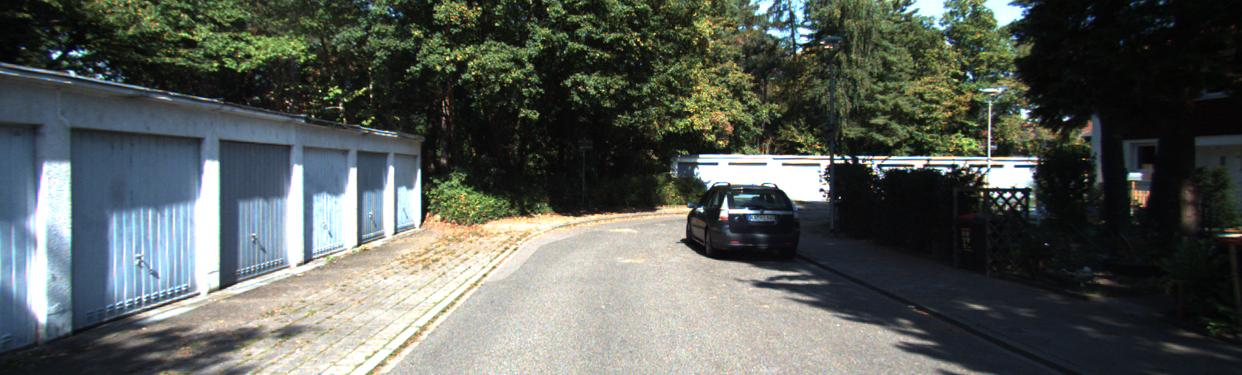
#> input picture A4/q2/A4_files/000020_left.jpg, 1242 x 375 px
$ python a4q2.py
#> lines starting #> are read from the running program, lines starting #| are printed output that depends on the picture
from utils import *
import numpy as np
import cv2 as cv
import matplotlib.pyplot as plt
import progressbar
from scipy.ndimage.filters import gaussian_filter

patch_size = 11

f = 721.537700
px = 609.559300
py = 172.854000
baseline = 0.5327119288
x1 = 685
x2 = 804
y1 = 181
y2 = 258


def load_color_image(filepath):
    image = cv.imread(filepath)
    return image


def load_grey_scale_image(filepath):
    image = cv.imread(filepath, 0)
    return image


def increase_brightness(img, value=50):
    hsv = cv.cvtColor(img, cv.COLOR_BGR2HSV)
    h, s, v = cv.split(hsv)

    lim = 255 - value
    v[v > lim] = 255
    v[v <= lim] += value

    final_hsv = cv.merge((h, s, v))
    img = cv.cvtColor(final_hsv, cv.COLOR_HSV2BGR)
    return img


# [4 lines left out: function show_image, not called in this run]


def save_image(fname, img):
    cv.imwrite(fname, img)


left_color = load_color_image('./A4_files/000020_left.jpg')
#> in load_color_image, image is the input picture: shape (375, 1242, 3); mean B, G, R 88.1, 93, 88.1
right_color = load_color_image('./A4_files/000020_right.jpg')
#> call 2 of load_color_image, with filepath = './A4_files/000020_right.jpg'
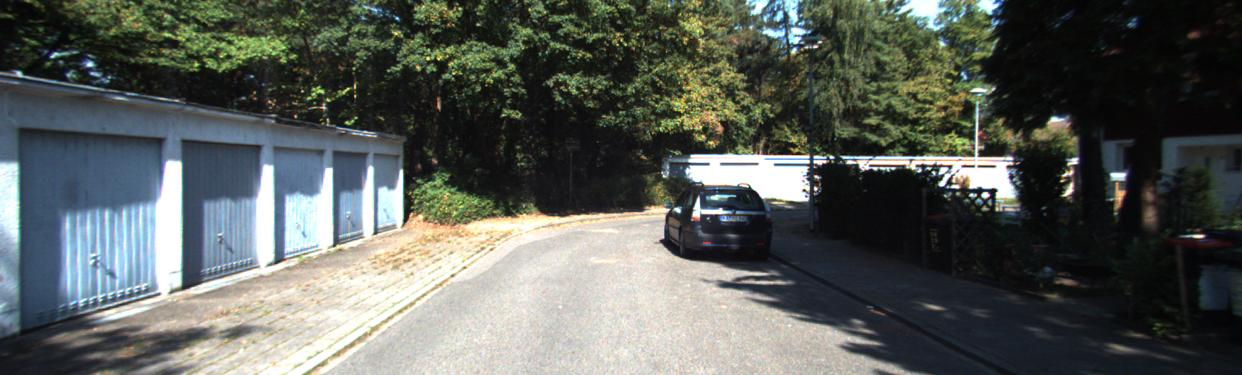
#> input picture A4/q2/A4_files/000020_right.jpg, 1242 x 375 px
#> in load_color_image, image is the input picture: shape (375, 1242, 3); mean B, G, R 89.2, 94.1, 89.4
left_bright = increase_brightness(left_color)
#> in increase_brightness, `hsv = cv.cvtColor(img, cv.COLOR_BGR2HSV)`: hsv: shape (375, 1242, 3); mean H, S, V 63.8, 63.9, 99.3
#> in increase_brightness, `v[v > lim] = 255`:
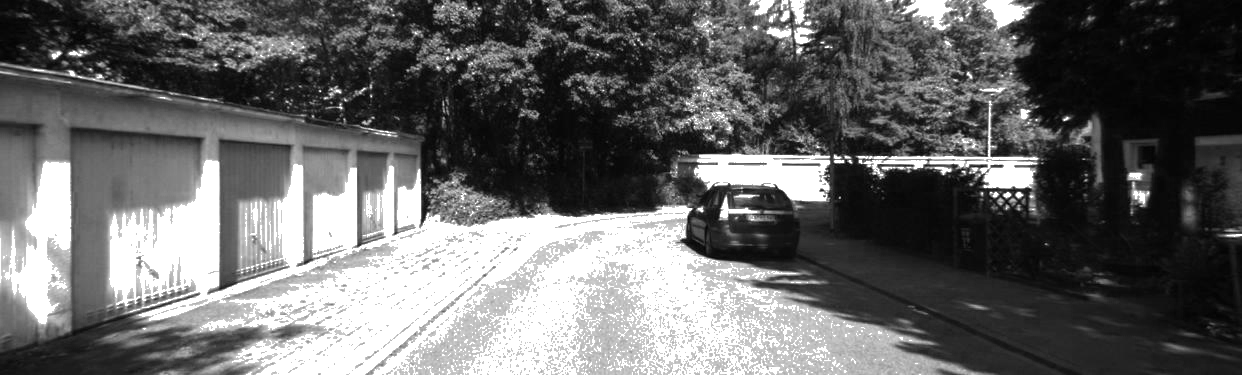
#> v: shape (375, 1242); min 0, max 255, mean 103.2
#> in increase_brightness, `final_hsv = cv.merge((h, s, v))`: final_hsv: shape (375, 1242, 3); mean H, S, V 63.8, 63.9, 144.4
right_bright = increase_brightness(right_color)
#> call 2 of increase_brightness, with value = 50
#> in increase_brightness (call 2), `hsv = cv.cvtColor(img, cv.COLOR_BGR2HSV)`: hsv: shape (375, 1242, 3); mean H, S, V 63.9, 59, 100
#> in increase_brightness (call 2), `h, s, v = cv.split(hsv)`:
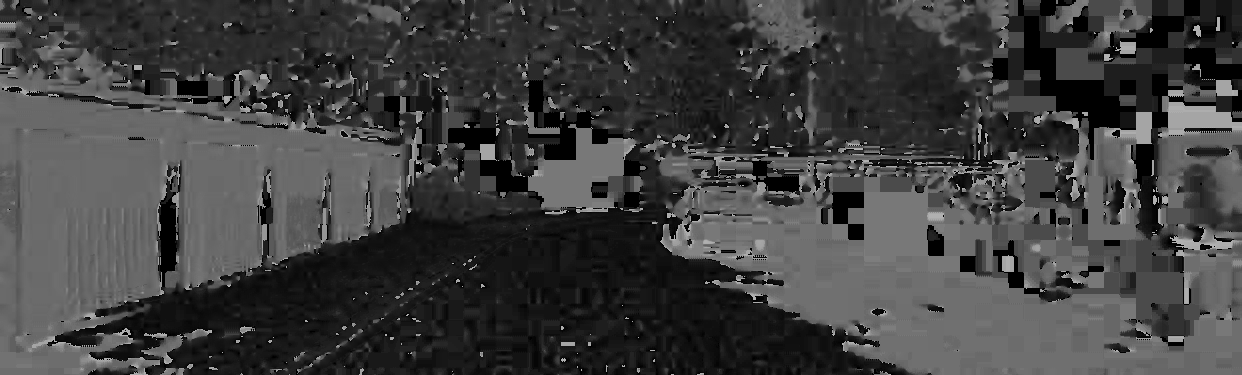
#> h: shape (375, 1242); min 0, max 179, mean 63.9
#> in increase_brightness (call 2), `h, s, v = cv.split(hsv)`:
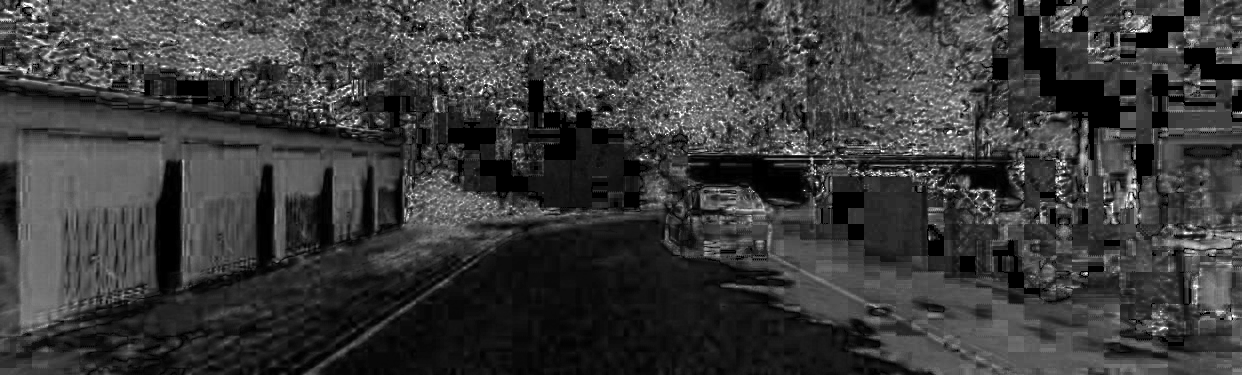
#> s: shape (375, 1242); min 0, max 255, mean 59
#> in increase_brightness (call 2), `v[v > lim] = 255`:
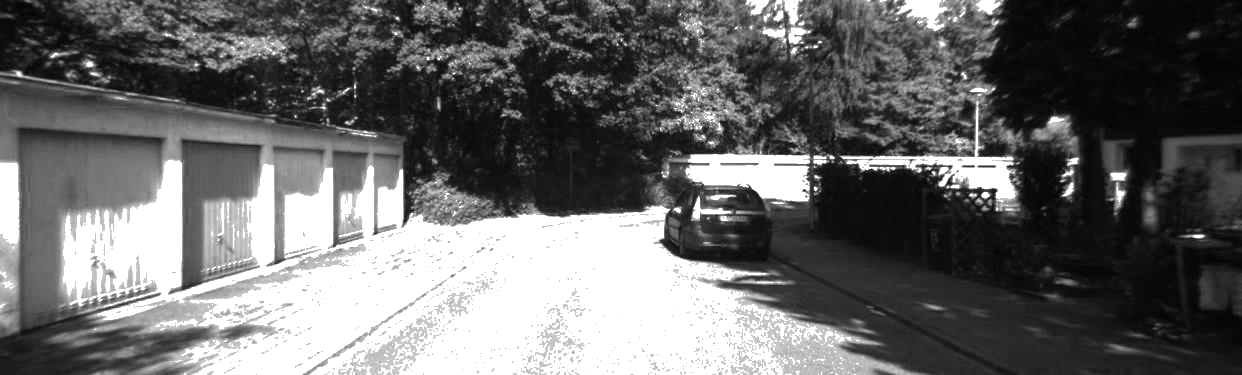
#> v: shape (375, 1242); min 1, max 255, mean 104.5
#> in increase_brightness (call 2), `final_hsv = cv.merge((h, s, v))`: final_hsv: shape (375, 1242, 3); mean H, S, V 63.9, 59, 144.3
#> in increase_brightness (call 2), `img = cv.cvtColor(final_hsv, cv.COLOR_HSV2BGR)`:
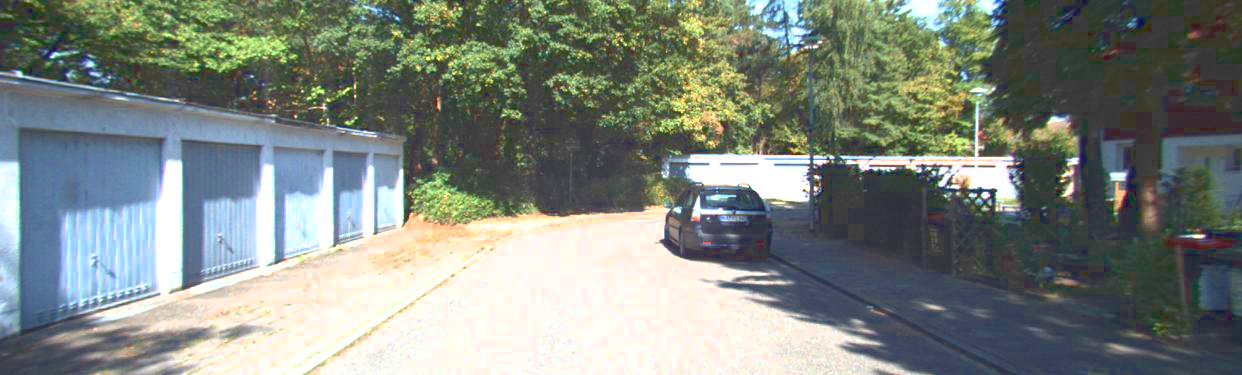
#> img: shape (375, 1242, 3); mean B, G, R 127.4, 134.7, 126.4
save_image("./A4_files/000020_left_bright.jpg", left_bright)
save_image("./A4_files/000020_right_bright.jpg", right_bright)
left_grey = load_grey_scale_image('./A4_files/000020_left_bright.jpg')
right_grey = load_grey_scale_image('./A4_files/000020_right_bright.jpg')
# left_grey = gaussian_filter(left_grey, sigma=7)
# right_grey = gaussian_filter(right_grey, sigma=7)


#> (the run stopped early here; a loop or call above may not have finished)
